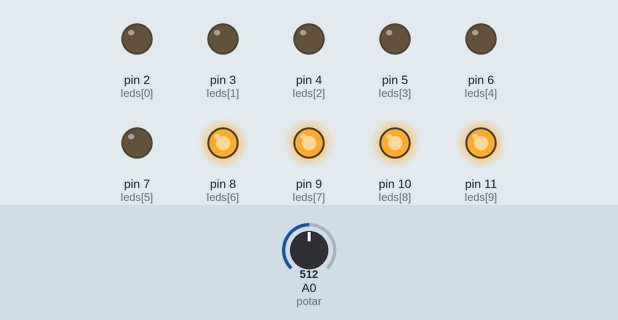
Recording of a sketch running on a simulated Arduino Uno, built with avr-gcc and run on an emulated ATmega328P. Parts: output pins drawn as LEDs (lit = HIGH). Inputs (shaded band) come from the test bench; at power-on: A0 (potar) = 512.

Above: at 1.2 s.
1.3 s: A0 (potar) set to 592
2.8 s: A0 (potar) set to 615
At 4.0 s:
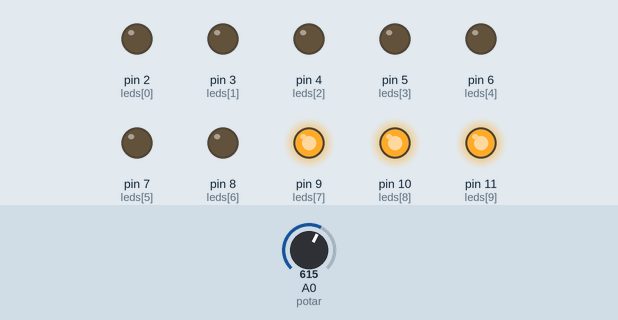
4.3 s: A0 (potar) set to 686
5.8 s: A0 (potar) set to 718
At 6.5 s:
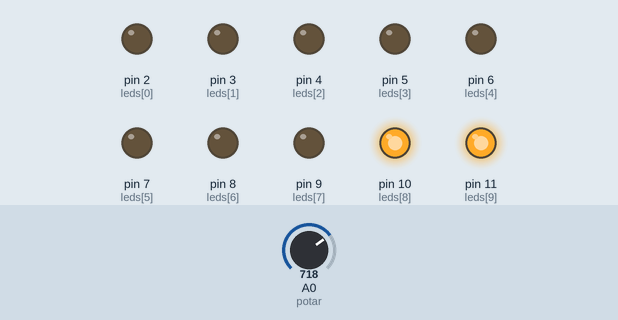
7.3 s: A0 (potar) set to 792
8.8 s: A0 (potar) set to 806
At 10.0 s:
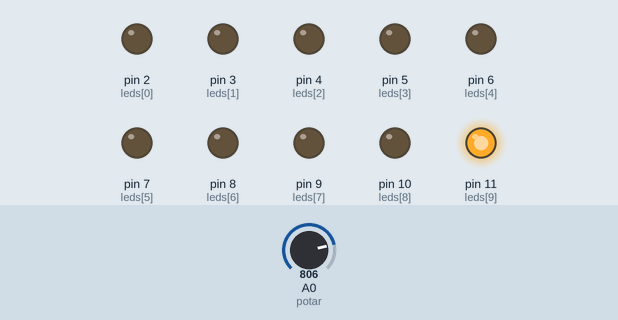
Timing chart, 0 to 11.3 s (numbered marks = the images above; inputs shaded):
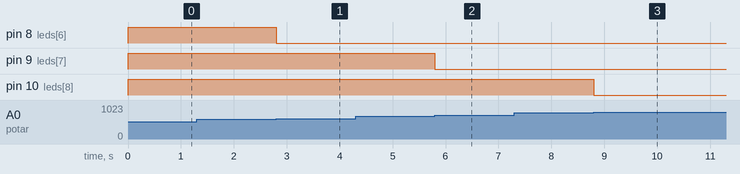

The sketch:

Analogique.ino
```cpp
// Déclaration et remplissage du tableau...
// ...représentant les broches des LEDs
const int leds[10] = {2,3,4,5,6,7,8,9,10,11};
const int potar = 0; //le potentiomètre sera branché sur la broche analogique 0
int tension; //variable stockant la tension mesurée

void setup()
{
	int i = 0;
	for(i=0; i<10; i++)
	{
		pinMode(leds[i], OUTPUT); //déclaration de la broche en sortie
		digitalWrite(leds[i], HIGH); //mise à l'état haut
	}
}

void loop()
{
    afficher(analogRead(potar)); //la même chose qu'avant même en une seule ligne !
}

void afficher(int valeur)
{
	int i;
	for(i=0; i<10; i++)
	{
		if(valeur >= (i*100))
			digitalWrite(leds[i], LOW); //on allume la LED
		else
			digitalWrite(leds[i], HIGH); //ou on éteint la LED
	}
}
```

Measured:
- the behaviour switches between 599 and 600 on A0 (potar) (found by bisection; images 0 and 1)
- the behaviour switches between 699 and 700 on A0 (potar) (found by bisection; images 1 and 2)
- the behaviour switches between 799 and 800 on A0 (potar) (found by bisection; images 2 and 3)
- after the input at 1.3 s, every drawn part: stays the same
- after the input at 2.8 s, pin 8 (leds[6]): HIGH → LOW at once
- after the input at 4.3 s, every drawn part: stays the same
- after the input at 5.8 s, pin 9 (leds[7]): HIGH → LOW at once
- after the input at 7.3 s, every drawn part: stays the same
- after the input at 8.8 s, pin 10 (leds[8]): HIGH → LOW at once
